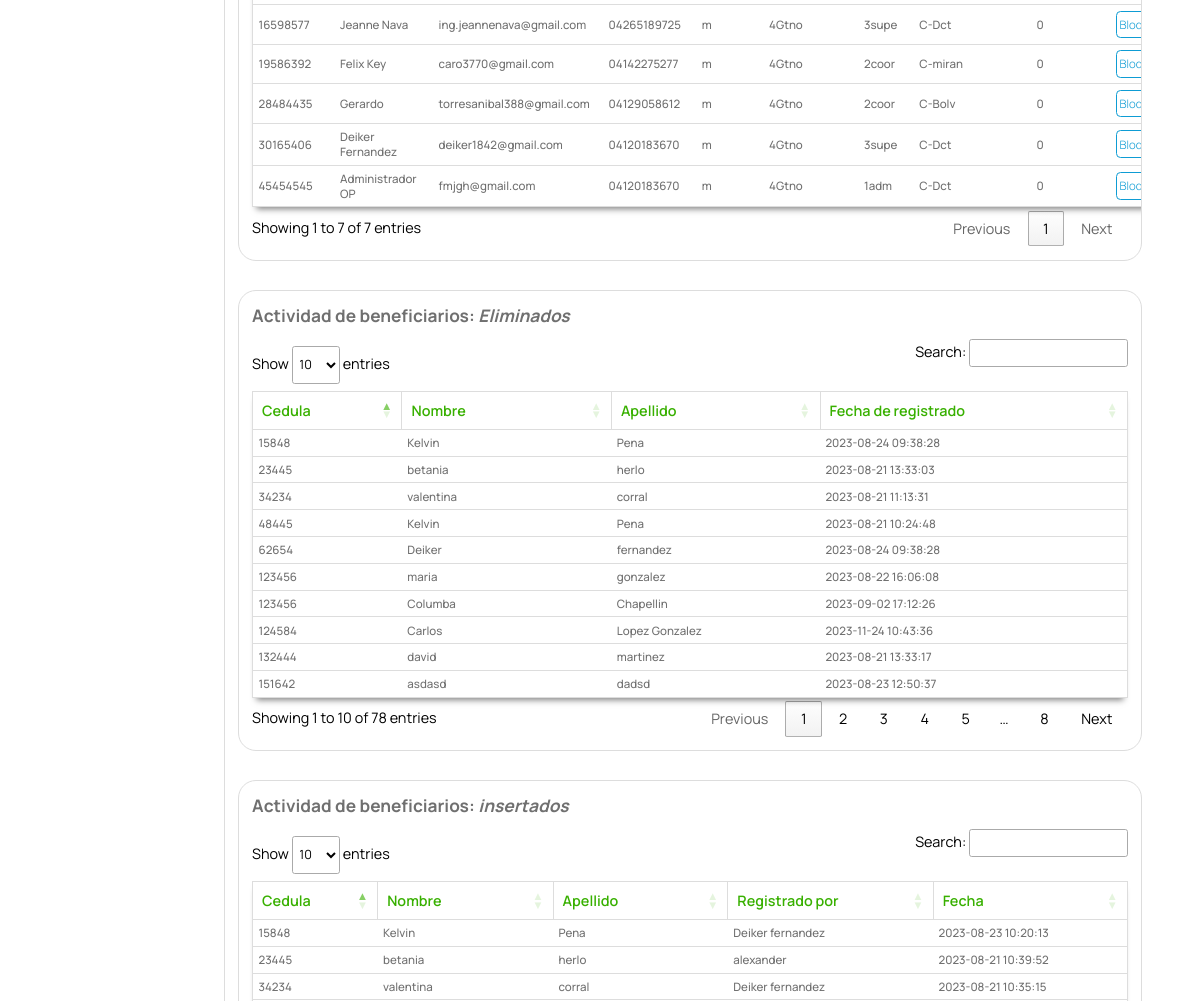
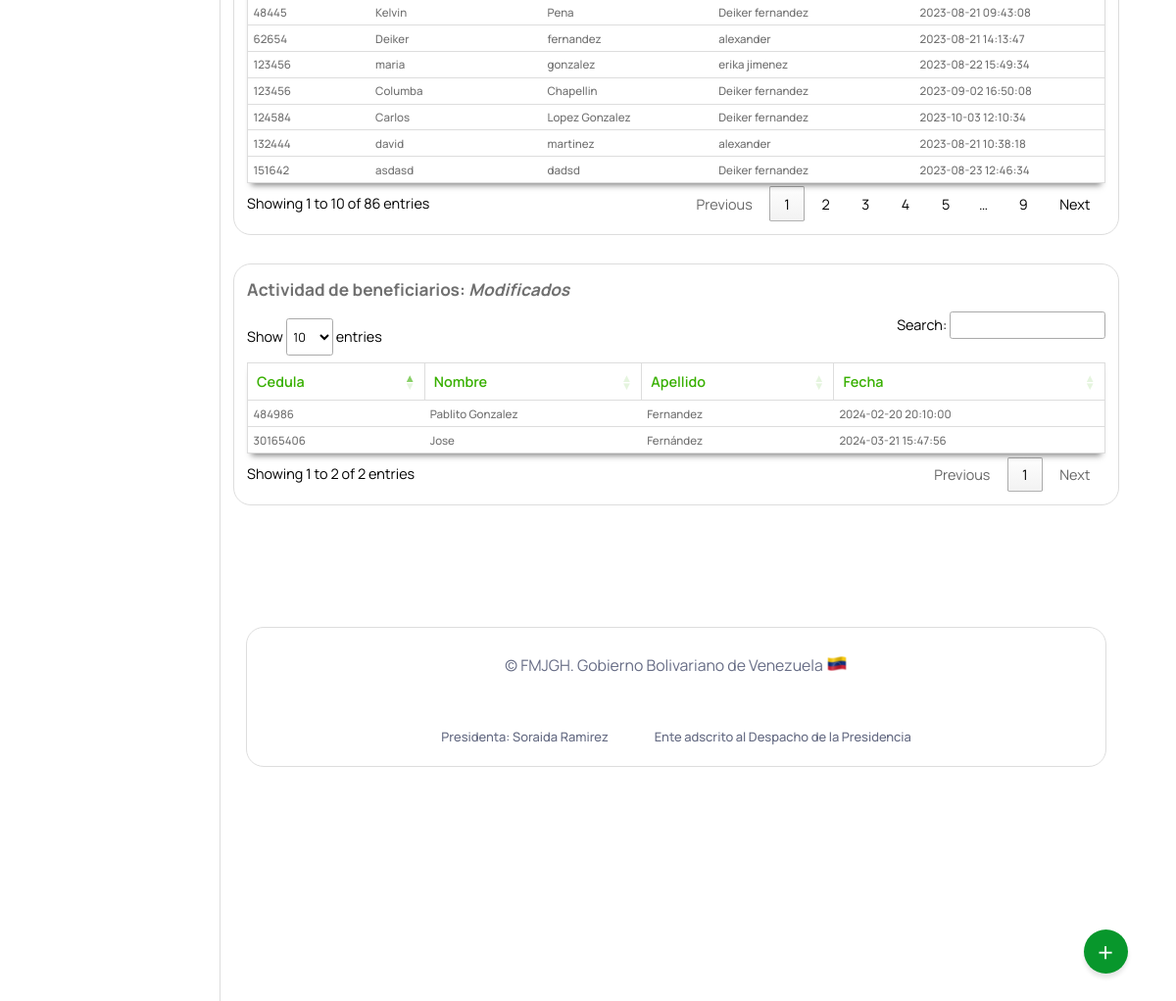
Page /Escritorio/tecnologia.php (signed in, lower part) on the earlier database version (2 pictures, top to bottom).
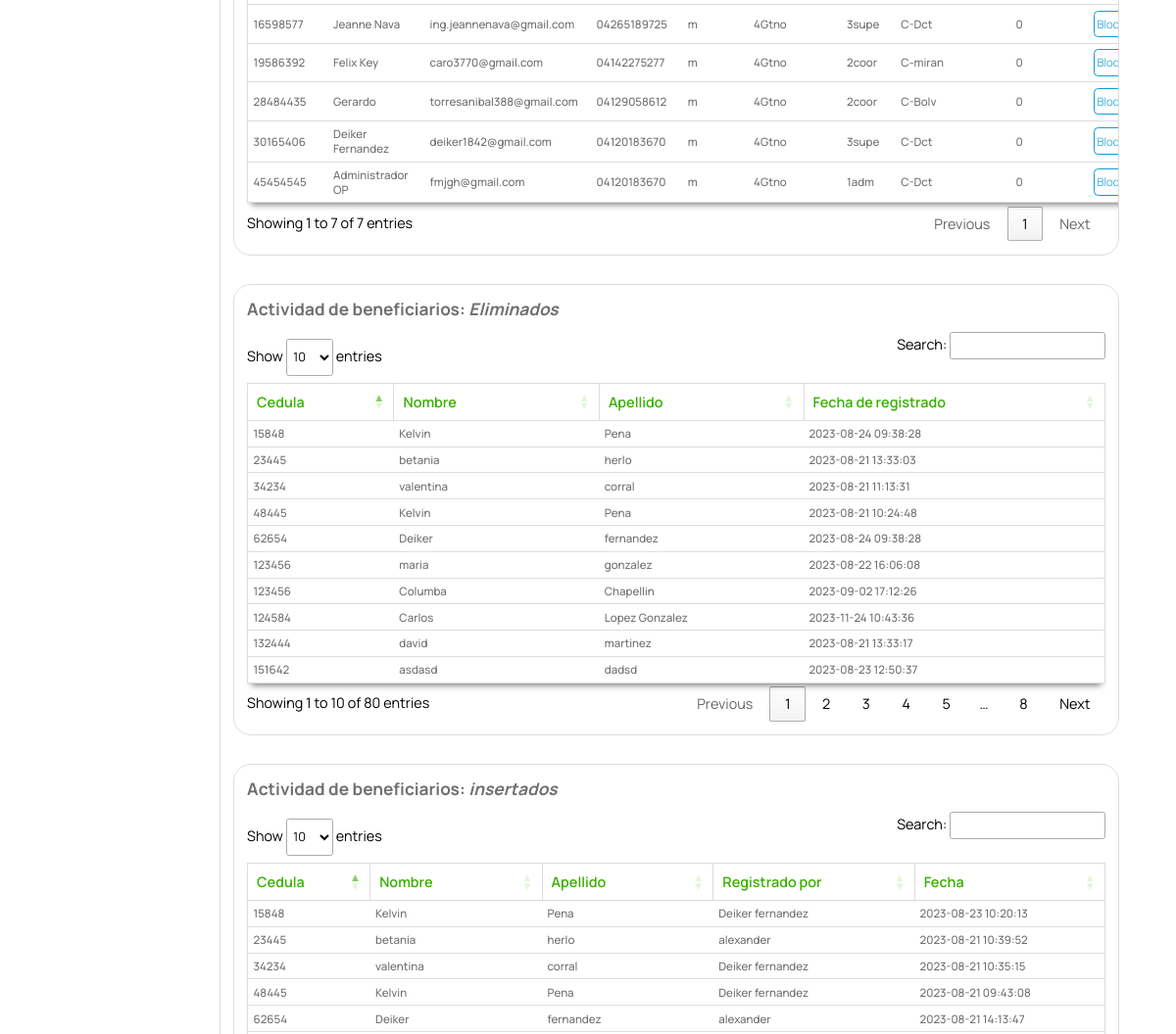
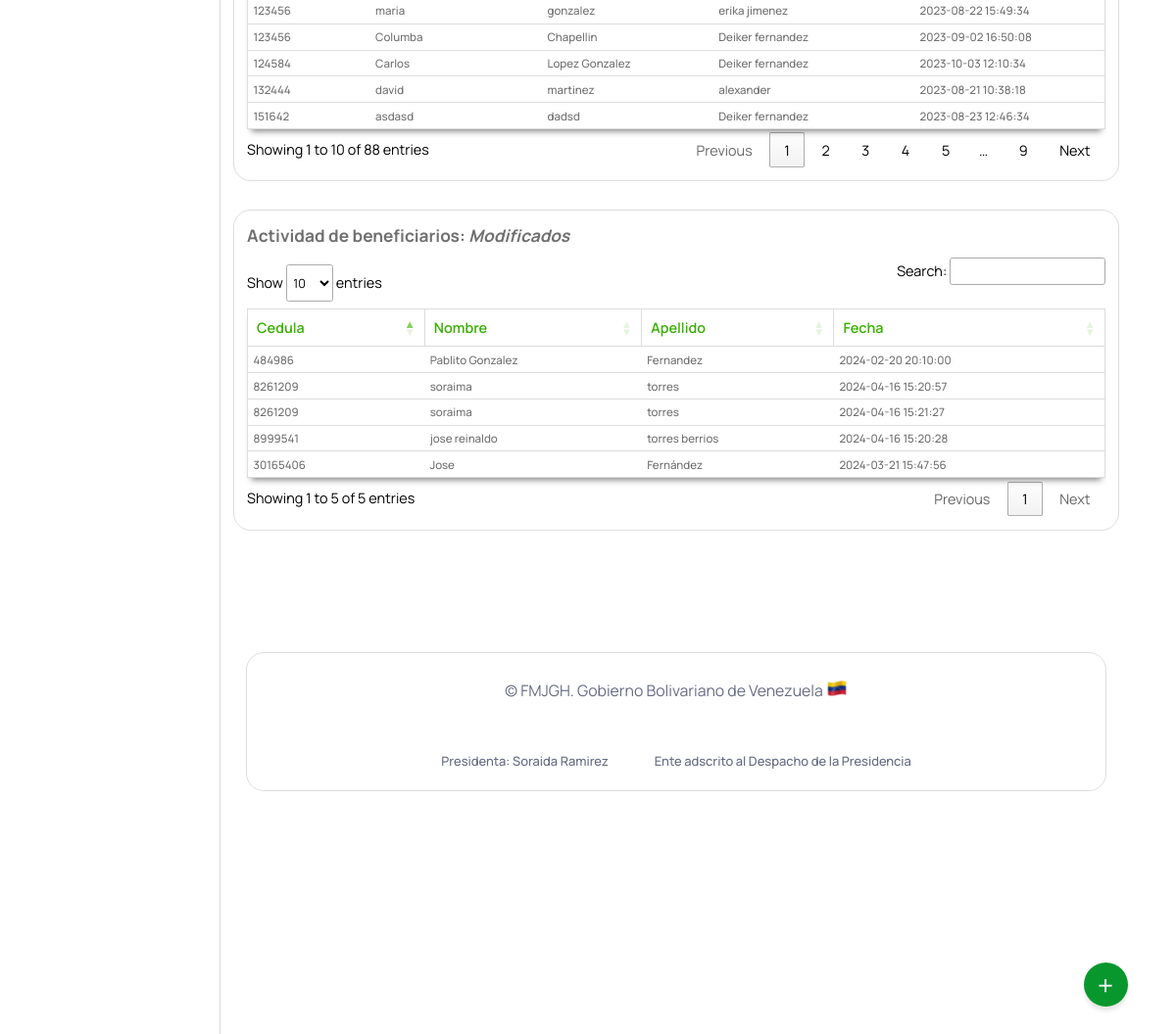
Same page on the later database version (2 pictures, top to bottom).
### tables this page shows
CREATE TABLE `usuario` (
  `cedula` int(12) NOT NULL,
  `nombre` text NOT NULL,
  `passwordd` varchar(60) NOT NULL,
  `email` varchar(50) NOT NULL,
  `telefono` varchar(11) NOT NULL,
  `sexo` char(1) NOT NULL,
  `gerencia` varchar(5) NOT NULL,
  `rol` varchar(5) NOT NULL,
  `coordinacion` varchar(12) DEFAULT NULL,
  `bloqueado` tinyint(1) NOT NULL DEFAULT 0,
  `profile_photo` varchar(2048) DEFAULT NULL,
  PRIMARY KEY (`cedula`),
  KEY `gerencia` (`gerencia`),
  KEY `rol` (`rol`),
  KEY `coordinacion` (`coordinacion`),
  CONSTRAINT `usuario_ibfk_1` FOREIGN KEY (`coordinacion`) REFERENCES `coordinaciones_estadales` (`id`) ON DELETE CASCADE,
  CONSTRAINT `usuario_ibfk_2` FOREIGN KEY (`rol`) REFERENCES `roles` (`id`) ON DELETE CASCADE,
  CONSTRAINT `usuario_ibfk_3` FOREIGN KEY (`gerencia`) REFERENCES `gerencia` (`id`) ON DELETE CASCADE
);

CREATE TABLE `ben_eliminados` (
  `id` int(11) NOT NULL AUTO_INCREMENT,
  `cedula` int(12) DEFAULT NULL,
  `nombre` text DEFAULT NULL,
  `apellido` text DEFAULT NULL,
  `discapacidad` varchar(10) DEFAULT NULL,
  `fecha_eliminacion` datetime DEFAULT NULL,
  PRIMARY KEY (`id`)
);

CREATE TABLE `reg_beneficiario` (
  `id` int(11) NOT NULL AUTO_INCREMENT,
  `cedula` int(12) DEFAULT NULL,
  `nombre` text DEFAULT NULL,
  `apellido` text DEFAULT NULL,
  `registrado_por` tinytext DEFAULT NULL,
  `INSERTADO` datetime DEFAULT NULL,
  PRIMARY KEY (`id`)
);

CREATE TABLE `modificaciones_beneficiarios` (
  `id` int(12) NOT NULL AUTO_INCREMENT,
  `cedula` varchar(11) NOT NULL,
  `nombre` text NOT NULL,
  `apellido` text NOT NULL,
  `fecha` timestamp NOT NULL DEFAULT current_timestamp() ON UPDATE current_timestamp(),
  PRIMARY KEY (`id`)
);

### php/ManejadorBD.php (called while the page is built, shortened)
<?php
	class ManejadorBD extends PDO {
		public $srv	= SRV;
		public $usr	= USR;
		public $pas	= PAS;
		public $dbn	= BDN;
		public function conectar($tipoConexion){
			try{
				switch ($tipoConexion) {
				    case 1:
				        $dsn = "mysql:host=$this->srv;dbname=$this->dbn";
				        break;
				}
				$dbh = new PDO($dsn, $this->usr, $this->pas);
    			$dbh->setAttribute(PDO::ATTR_ERRMODE, PDO::ERRMODE_EXCEPTION);
			}catch(PDOException $error){
                echo "Error al Conectar con la Base de Datos: ".$error->getMessage();
                exit();
			}
            $this->conexionBD = $dbh;
			return $this->conexionBD;
		}
	}
?>

### Escritorio/tecnologia.php (the view, shortened to what the changed rows need)
<?php
include_once("partearriba.php");
?>
<link rel="stylesheet" type="text/css" href="https://cdn.datatables.net/1.11.3/css/jquery.dataTables.min.css">
<div class="dash-contenido">
    <div class="tabla-atencion">
        <table id="atencion">
            <tbody id="atenciones">
                <?php
                include_once("../php/03-usuario.php");
                $aten = new Usuario(1);
                $consulta = $aten->consultarTodosUsuarios();
                if ($consulta) {
                    foreach ($consulta as $registros) {
                ?>
                        <tr>
                            <td><?php echo $registros["cedula"] ?></td>
                            <td><?php echo $registros["nombre"] ?></td>
                            <td><?php echo $registros["email"] ?></td>
                            <td><?php echo $registros["telefono"] ?></td>
                            <td><?php echo $registros["sexo"] ?></td>
                            <td><?php echo $registros["gerencia"] ?></td>
                            <td><?php echo $registros["rol"] ?></td>
                            <td><?php echo $registros["coordinacion"] ?></td>
                            <td><?php echo $registros["bloqueado"] ?></td>
                            <?php if ($registros["bloqueado"] == 1) { ?>
                                <td>
                                    <a class="eliminar" href="../php/cambiar_estado.php?desbloquear=<?php echo $registros["cedula"]; ?>">Desbloquear</a>
                                </td>
                            <?php } else { ?>
                                <td>
                                    <a class="remitir" href="../php/cambiar_estado.php?bloquear=<?php echo $registros["cedula"]; ?>"">Bloquear</a>
                                </td>
                            <?php  } ?>
                        </tr>
                <?php
                    }
                }
                ?>
            </tbody>
        </table>
    </div>
    <div class=" tabla-atencion">
                                        <h2>Actividad de beneficiarios: <i>Eliminados</i></h2>
                                        <table id="atencion">
                                            <thead>
                                                <tr>
                                                    <th>Cedula</th>
                                                    <th>Nombre</th>
                                                    <th>Apellido</th>
                                                    <th>Fecha de registrado</th>
                                                </tr>
                                            </thead>
                                            <tbody id="atenciones">
                                                <?php
                                                include_once("../php/03-usuario.php");
                                                $aten = new Usuario(1);
                                                $consulta = $aten->ben_eliminados();
                                                if ($consulta) {
                                                    foreach ($consulta as $registros) {
                                                ?>
                                                        <tr>
                                                            <td><?php echo $registros["cedula"] ?></td>
                                                            <td><?php echo $registros["nombre"] ?></td>
                                                            <td><?php echo $registros["apellido"] ?></td>
                                                            <td><?php echo $registros["fecha_eliminacion"] ?></td>
                                                        </tr>
                                                <?php
                                                    }
                                                }
                                                ?>
                                            </tbody>
                                        </table>
    </div>
    <div class="tabla-atencion">
        <h2>Actividad de beneficiarios: <i>insertados</i></h2>
        <table id="atencion">
            <thead>
                <tr>
                    <th>Cedula</th>
                    <th>Nombre</th>
                    <th>Apellido</th>
                    <th>Registrado por</th>
                    <th>Fecha</th>
                </tr>
            </thead>
            <tbody id="atenciones">
                <?php
                include_once("../php/03-usuario.php");
                $aten = new Usuario(1);
                $consulta = $aten->reg_beneficiario();
                if ($consulta) {
                    foreach ($consulta as $registros) {
                ?>
                        <tr>
                            <td><?php echo $registros["cedula"] ?></td>
                            <td><?php echo $registros["nombre"] ?></td>
                            <td><?php echo $registros["apellido"] ?></td>
                            <td><?php echo $registros["registrado_por"] ?></td>
                            <td><?php echo $registros["INSERTADO"] ?></td>
                        </tr>
                <?php
                    }
                }
                ?>
            </tbody>
        </table>
    </div>
    <div class="tabla-atencion">
        <h2>Actividad de beneficiarios: <i>Modificados</i></h2>
        <table id="atencion">
            <thead>
                <tr>
                    <th>Cedula</th>
                    <th>Nombre</th>
                    <th>Apellido</th>
                    <th>Fecha</th>
                </tr>
            </thead>
            <tbody id="atenciones">
                <?php
                include_once("../php/03-usuario.php");
                $aten = new Usuario(1);
                $consulta = $aten->mod_beneficiario();
                if ($consulta) {
                    foreach ($consulta as $registros) {
                ?>
                        <tr>
                            <td><?php echo $registros["cedula"] ?></td>
                            <td><?php echo $registros["nombre"] ?></td>
                            <td><?php echo $registros["apellido"] ?></td>
                            <td><?php echo $registros["fecha"] ?></td>
                        </tr>
                <?php
                    }
                }
                ?>
            </tbody>
        </table>
    </div>
</div>
<br><br> <br><br><br>
<?php
include_once("parteabajo.php");
?>

Differences in the rows shown:
added modificaciones_beneficiarios: cedula "8999541", nombre "jose reinaldo", apellido "torres berrios", fecha "2024-04-16 15:20:28"
added modificaciones_beneficiarios: cedula "8261209", nombre "soraima", apellido "torres", fecha "2024-04-16 15:20:57"
added modificaciones_beneficiarios: cedula "8261209", nombre "soraima", apellido "torres", fecha "2024-04-16 15:21:27"
Other differences:
text written by a page script: "Show entries Search: Showing 1 to 10 of 78 entries Previous 1 2 3 4 5 … 8 Next" → "Show entries Search: Showing 1 to 10 of 80 entries Previous 1 2 3 4 5 … 8 Next"
text written by a page script: "Show entries Search: Showing 1 to 10 of 86 entries Previous 1 2 3 4 5 … 9 Next" → "Show entries Search: Showing 1 to 10 of 88 entries Previous 1 2 3 4 5 … 9 Next"
text written by a page script: "Show entries Search: Showing 1 to 2 of 2 entries Previous 1 Next" → "Show entries Search: Showing 1 to 5 of 5 entries Previous 1 Next"
